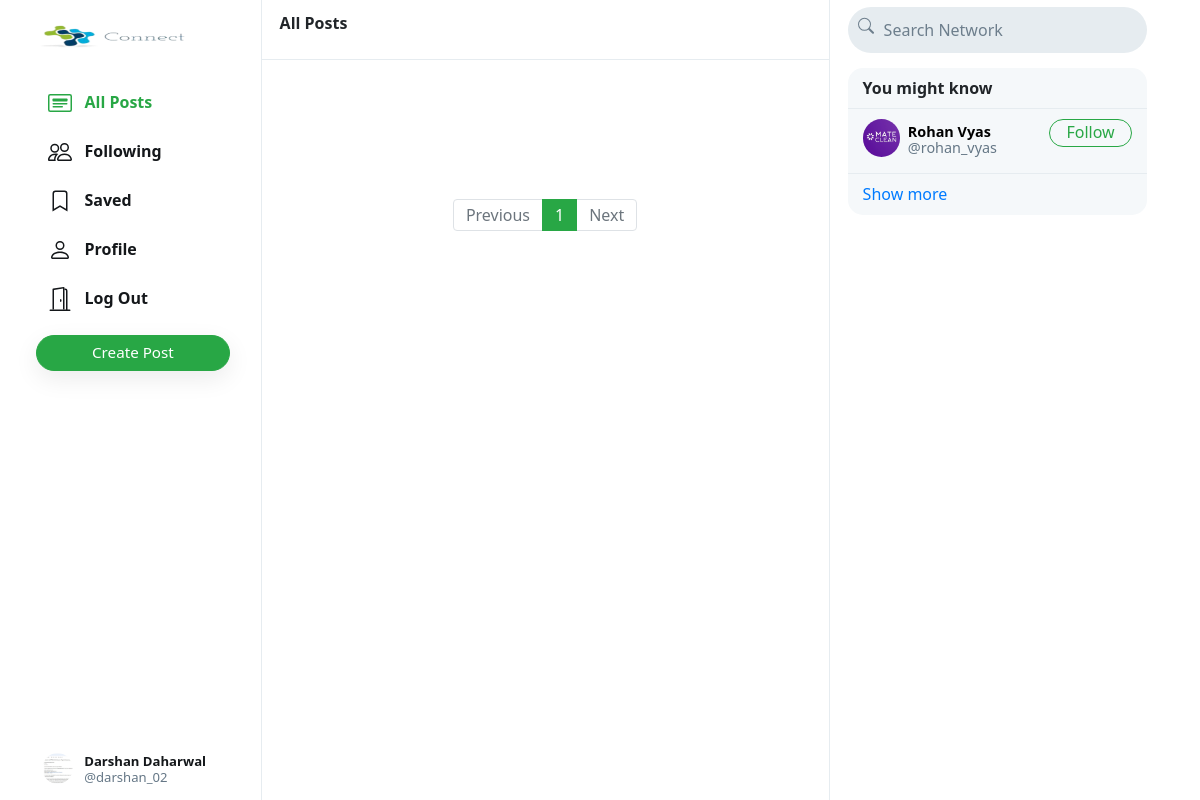
/ (signed in), run on the app's committed database.
### network/models.py (models this page shows, shortened)
class User(AbstractUser):
    profile_pic = models.ImageField(upload_to='profile_pic/')
    bio = models.TextField(max_length=160, blank=True, null=True)
    cover = models.ImageField(upload_to='covers/', blank=True)

### network/views.py (the view)
# urls.py: path("", views.index, name="index"),
def index(request):
    all_posts = Post.objects.all().order_by('-date_created')
    paginator = Paginator(all_posts, 10)
    page_number = request.GET.get('page')
    if page_number == None:
        page_number = 1
    posts = paginator.get_page(page_number)
    followings = []
    suggestions = []
    if request.user.is_authenticated:
        followings = Follower.objects.filter(followers=request.user).values_list('user', flat=True)
        suggestions = User.objects.exclude(pk__in=followings).exclude(username=request.user.username).order_by("?")[:6]
    return render(request, "network/index.html", {
        "posts": posts,
        "suggestions": suggestions,
        "page": "all_posts",
        'profile': False
    })

### network/templates/network/index.html (shortened to what this page needs)
{% extends "network/layout.html" %}
{% load static %}
{% block body %}
    <div class="main-div">
        <div class="left-div">
            <nav class="head heading">
                {% if page == 'all_posts' %}
                    All Posts
                {% elif page == 'following' %}
                    Following
                {% elif page == 'saved' %}
                    Saved
                {% elif page == 'profile' %}
                    Profile
                {% else %}
                    Explore
                {% endif %}
            </nav>
            <div class="left-div-content">
                <div class="posts-view">
                    <div class="main-div-content">
                        <nav aria-label="Page navigation example" class="pagination-bar">
                            <ul class="pagination justify-content-center">
                                {% if posts.has_previous %}
                                    <li class="page-item">
                                        <a class="page-link" href="?page={{ posts.previous_page_number | default:1}}" tabindex="-1" aria-disabled="true">Previous</a>
                                    </li>
                                {% else %}
                                    <li class="page-item disabled">
                                        <a class="page-link" href="" tabindex="-1" aria-disabled="true">Previous</a>
                                    </li>
                                {% endif %}
                                {% for each in posts.paginator.page_range %}
                                    {% if each == posts.number %}
                                        <li class="page-item active"><a class="page-link" href="?page={{each}}">{{each}}</a></li>
                                    {% else %}
                                        <li class="page-item"><a class="page-link" href="?page={{each}}">{{each}}</a></li>
                                    {% endif %}
                                {% endfor %}
                                {% if posts.has_next %}
                                    <li class="page-item">
                                        <a class="page-link" href="?page={{ posts.next_page_number }}">Next</a>
                                    </li>
                                {% else %}
                                    <li class="page-item disabled">
                                        <a class="page-link" href="">Next</a>
                                    </li>
                                {% endif %}
                            </ul>
                          </nav>
                    </div>
                </div>
            </div>
        </div>
    </div>
{% endblock %}

### network/templates/network/layout.html (shortened to what this page needs)
{% load static %}
<!DOCTYPE html>
<html lang="en">
    <head>
        <link rel="stylesheet" href="https://stackpath.bootstrapcdn.com/bootstrap/4.4.1/css/bootstrap.min.css">
        <link href="{% static 'network/styles.css' %}" rel="stylesheet">
    </head>
    <body>
        <div class="body" data-page="{{page}}">
            <div class="sidenav">
                <a href="{% url 'index' %}" class="navbar-brand">
                    <img src="{% static 'network/Images/logo.png' %}" height="31px">
                </a>
                <div style="height: 100%;">
                    <div>
                        <div>
                            <ul>
                                <li class="nav-item" id="all_posts">
                                <a href="{% url 'index' %}" class="nav-link">
                                    <div>
                                        &nbsp;&nbsp;All Posts
                                    </div>
                                </a>
                                </li>
                                {% if user.is_authenticated %}
                                    <li class="nav-item" id="following">
                                        <a href="{% url 'following' %}" class="nav-link">
                                            <div>
                                                &nbsp;&nbsp;Following
                                            </div>
                                        </a>
                                    </li>
                                    <li class="nav-item" id="saved">
                                        <a href="{% url 'saved' %}" class="nav-link">
                                            <div>
                                                <svg width="1.5em" height="1.5em" viewBox="0 0 16 16" class="bi bi-bookmark" fill="currentColor" xmlns="http://www.w3.org/2000/svg">
                                                    <path fill-rule="evenodd" d="M8 12l5 3V3a2 2 0 0 0-2-2H5a2 2 0 0 0-2 2v12l5-3zm-4 1.234l4-2.4 4 2.4V3a1 1 0 0 0-1-1H5a1 1 0 0 0-1 1v10.234z"/>
                                                  </svg>
                                                &nbsp;&nbsp;Saved
                                            </div>
                                        </a>
                                    </li>
                                    <li class="nav-item" id="profile">
                                        <a href="{% url 'profile' user.username %}" class="nav-link">
                                            <div>
                                                &nbsp;&nbsp;Profile
                                            </div>
                                        </a>
                                    </li>
                                    <li class="nav-item" id="logout">
                                        <a href="{% url 'logout' %}" class="nav-link">
                                            <div>
                                                &nbsp;&nbsp;Log Out
                                            </div>
                                        </a>
                                    </li>
                                {% endif %}
                            </ul>
                        </div>
                        {% if user.is_authenticated %}
                            <button id="popup-btn" class="btn btn-success new-post-btn" onclick="createpost()">Create Post</button>
                        {% endif %}
                    </div>
                    <div style="position: absolute; bottom: 10px;">
                        {% if user.is_authenticated %}
                            <li class="nav-item sidenav-user">
                                <a href="{% url 'profile' user.username %}" class="nav-link">
                                    <div class="user_account">
                                        <div class="small-profilepic" style="float: left; background-image: url(/media/{{user.profile_pic}})"></div>
                                        <div style="height: 2.7vw; margin: auto;">
                                            <div style="margin-top: 4px;"><strong>{{user.first_name}} {{user.last_name}}</strong></div>
                                            <div class="grey" style="margin-top: 4px;">@{{ user.username }}</div>
                                        </div>
                                    </div>
                                </a>
                            </li>
                        {% endif %}
                    </div>
                </div>
            </div>
            {% block body %}
            {% endblock %}
            <div class="right-div">
                <nav class="head">
                    <form action="#">
                        <div class="search-div">
                            <div>
                            </div>
                            <input type="text" name="query" id="search-box" placeholder="Search Network">
                        </div>
                    </form>
                </nav>
                <div class='right-div-content'>
                    <div class="space" style="background-color: white;"></div>
                    {% if user.is_authenticated %}
                        <div class="suggestion-box">
                            <div class="suggestion-header">
                                You might know
                            </div>
                            {% for suggestion in suggestions %}
                                <div class="suggestion-user">
                                    <div>
                                        <a href="{% url 'profile' suggestion.username %}">
                                            <div class="small-profilepic" style="background-image: url(/media/{{suggestion.profile_pic}})"></div>
                                        </a>
                                    </div>
                                    <div class="user-details">
                                        <a href="{% url 'profile' suggestion.username %}">
                                            <div id="user-name">
                                                <strong>
                                                    {{suggestion.first_name}} {{suggestion.last_name}}
                                                </strong>
                                            </div>
                                            <div class="grey">@{{suggestion.username}}</div>
                                        </a>
                                    </div>
                                    <div>
                                        <button class="btn btn-outline-success" type="button" onclick="follow_user(this,'{{suggestion.username}}','suggestion')">Follow</button>
                                    </div>
                                </div>
                            {% empty %}
                                    <div style="text-align: center; border-bottom: .5px solid #e6ecf0; padding: 10px 15px;">
                                        <span class="grey" style="font-size: .9em;">No suggestions available.</span>
                                    </div>
                            {% endfor %}
                            <div class="suggestion-footer">
                                <a href="#">Show more</a>
                            </div>
                        </div>
                    {% endif %}
                </div>
            </div>
        </div>
    </body>
</html>

### network/static/network/styles.css (style rules this page uses)
.body { display: flex; min-height: 100%; font-family: system-ui, sans-serif; }
.btn { border-radius: 20px; padding: 0.32rem 1rem 0.375rem 1rem; }
.btn, .btn:focus, .btn:active { box-shadow: none !important; -webkit-box-shadow: none !important; }
.grey { color: #657786; }
svg { vertical-align: text-top; }
.sidenav { height: 100%; width: 21.8%; position: fixed; top: 0; left: 0; padding: 15px; list-style: none; border-right: .5px solid #e6ecf0; z-index: 100; padding-left: 3%; background-color: white; }
.sidenav ul { list-style: none; padding-left: 0px; margin-top: 3vh; }
.sidenav li { margin-top: 7px; }
.sidenav .nav-link { color: #14171a; line-height: .7em; font-weight: 700; padding: 0px; }
.sidenav .nav-link > div { padding: 10px 20px 8px 12px; border-radius: 25px; line-height: 0.9em; width: max-content; }
.new-post-btn { padding-left: 55px !important; padding-right: 55px !important; font-size: .95em; font-weight: 530; box-shadow: rgba(0, 0, 0, 0.08) 0px 8px 24px !important; }
.user_account { display: flex; font-size: .82rem; font-weight: normal; padding-top: 3px !important; padding-bottom: 3px !important; padding-left: 3px !important; }
.user_account .small-profilepic { transform: scale(.82); margin-left: auto; margin-top: auto; }
.active a { color: #28a745 !important; }
.main-div { position: relative; width: 47.25%; min-height: 100vh; left: 21.8%; }
.left-div { position: relative; }
.head { height: 7.5vh; }
.heading { position: fixed; width: 47.255%; top: 0px; padding: 18px; border-bottom: .5px solid #e6ecf0; line-height: .7em; font-weight: 800; background-color: #fff; z-index: 1000; }
.left-div-content { margin-top: 7.5vh; }
.small-profilepic { width: 3.1vw; height: 3.1vw; border-radius: 9999px; overflow: hidden; margin-right: 8px; background-size: cover; background-repeat: no-repeat; background-position: center; box-sizing: content-box; }
.space { height: 8px; background-color: #e6ecf0; }
.pagination-bar { margin-top: 35px; margin-bottom: 35px; }
.pagination-bar .page-link { line-height: .9em; }
.page-item.active .page-link { color: white !important; background-color: #28a745; border-color: #28a745; }
.page-link { color: #28a745; }
.right-div { width: 28%; height: 100vh; position: fixed; right: 2.95%; border-left: .5px solid #e6ecf0; background-color: white; }
.right-div .head { padding: .9vh 1.5vw; }
.right-div .search-div { margin-left: auto; margin-right: auto; display: flex; border-radius: 25px; background-color: #e6ecf0; padding-left: 10px; padding-right: 10px; vertical-align: middle; }
#search-box { height: 5.7vh; border: none; background: none; outline: none; width: 100%; margin-left: 8px; }
#search-box::placeholder { color: #6d7e8c; }
.right-div-content { height: 92.5vh; overflow: auto; padding-left: 1.5vw; padding-right: 1.5vw; }
.suggestion-box, .guest-box { border-radius: 15px; overflow: hidden; background-color: #f5f8fa; }
.suggestion-header { padding: 13px 15px; line-height: .9em; font-weight: 800; border-bottom: .5px solid #e6ecf0; }
.suggestion-user { display: flex; padding: 10px 15px; font-size: .9em; border-bottom: .5px solid #e6ecf0; }
.suggestion-user a { color: black; text-decoration: none; }
.user-details { flex: 1; line-height: 1.1em; padding: 5px 0px 7px 0px; }
.suggestion-user .btn { padding: 0em 1em .09em 1em; }
.suggestion-footer { padding: 13px 15px; line-height: .9em; }
.suggestion-footer a { text-decoration: none; }

### data on the page
User: profile_pic (picture), first_name "Darshan", last_name "Daharwal", username "darshan_02"
User: profile_pic (picture), first_name "Rohan", last_name "Vyas", username "rohan_vyas"

### other printed values
{{ each }} "1"
